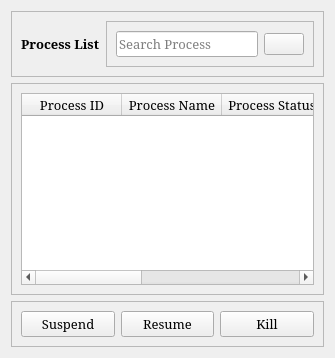
                <widget class="QWidget" name="process_list">
                 <layout class="QVBoxLayout" name="verticalLayout_6">
                  <item>
                   <widget class="QFrame" name="frame_8">
                    <property name="frameShape">
                     <enum>QFrame::StyledPanel</enum>
                    </property>
                    <property name="frameShadow">
                     <enum>QFrame::Raised</enum>
                    </property>
                    <layout class="QHBoxLayout" name="horizontalLayout_13">
                     <item>
                      <widget class="QLabel" name="label_88">
                       <property name="font">
                        <font>
                         <family>Constantia</family>
                         <pointsize>10</pointsize>
                         <bold>true</bold>
                        </font>
                       </property>
                       <property name="text">
                        <string>Process List</string>
                       </property>
                      </widget>
                     </item>
                     <item alignment="Qt::AlignRight">
                      <widget class="QFrame" name="frame_11">
                       <property name="frameShape">
                        <enum>QFrame::StyledPanel</enum>
                       </property>
                       <property name="frameShadow">
                        <enum>QFrame::Raised</enum>
                       </property>
                       <layout class="QHBoxLayout" name="horizontalLayout_14">
                        <item>
                         <widget class="QLineEdit" name="lineEdit">
                          <property name="font">
                           <font>
                            <family>Constantia</family>
                            <pointsize>10</pointsize>
                           </font>
                          </property>
                          <property name="placeholderText">
                           <string>Search Process</string>
                          </property>
                         </widget>
                        </item>
                        <item>
                         <widget class="QPushButton" name="pushButton_5">
                          <property name="text">
                           <string/>
                          </property>
                          <property name="icon">
                           <iconset resource="../static/res.qrc">
                            <normaloff>:/newPrefix/icons/icons/feather/search.svg</normaloff>:/newPrefix/icons/icons/feather/search.svg</iconset>
                          </property>
                          <property name="iconSize">
                           <size>
                            <width>20</width>
                            <height>20</height>
                           </size>
                          </property>
                         </widget>
                        </item>
                       </layout>
                      </widget>
                     </item>
                    </layout>
                   </widget>
                  </item>
                  <item>
                   <widget class="QFrame" name="frame_9">
                    <property name="frameShape">
                     <enum>QFrame::StyledPanel</enum>
                    </property>
                    <property name="frameShadow">
                     <enum>QFrame::Raised</enum>
                    </property>
                    <layout class="QVBoxLayout" name="verticalLayout_7">
                     <item>
                      <widget class="QTableWidget" name="tableWidget">
                       <property name="font">
                        <font>
                         <family>Constantia</family>
                         <pointsize>10</pointsize>
                        </font>
                       </property>
                       <column>
                        <property name="text">
                         <string>Process ID</string>
                        </property>
                        <property name="font">
                         <font>
                          <family>Constantia</family>
                          <pointsize>10</pointsize>
                         </font>
                        </property>
                       </column>
                       <column>
                        <property name="text">
                         <string>Process Name</string>
                        </property>
                        <property name="font">
                         <font>
                          <family>Constantia</family>
                          <pointsize>10</pointsize>
                         </font>
                        </property>
                       </column>
                       <column>
                        <property name="text">
                         <string>Process Status</string>
                        </property>
                        <property name="font">
                         <font>
                          <family>Constantia</family>
                          <pointsize>10</pointsize>
                         </font>
                        </property>
                       </column>
                       <column>
                        <property name="text">
                         <string>CPU_Percent</string>
                        </property>
                        <property name="font">
                         <font>
                          <family>Constantia</family>
                          <pointsize>10</pointsize>
                         </font>
                        </property>
                       </column>
                       <column>
                        <property name="text">
                         <string>Memory Info</string>
                        </property>
                        <property name="font">
                         <font>
                          <family>Constantia</family>
                          <pointsize>10</pointsize>
                         </font>
                        </property>
                       </column>
                      </widget>
                     </item>
                    </layout>
                   </widget>
                  </item>
                  <item alignment="Qt::AlignBottom">
                   <widget class="QFrame" name="frame_10">
                    <property name="frameShape">
                     <enum>QFrame::StyledPanel</enum>
                    </property>
                    <property name="frameShadow">
                     <enum>QFrame::Raised</enum>
                    </property>
                    <layout class="QHBoxLayout" name="horizontalLayout_15">
                     <item>
                      <widget class="QPushButton" name="pushButton_6">
                       <property name="font">
                        <font>
                         <family>Constantia</family>
                         <pointsize>10</pointsize>
                        </font>
                       </property>
                       <property name="text">
                        <string>Suspend</string>
                       </property>
                      </widget>
                     </item>
                     <item>
                      <widget class="QPushButton" name="pushButton_7">
                       <property name="font">
                        <font>
                         <family>Constantia</family>
                         <pointsize>10</pointsize>
                        </font>
                       </property>
                       <property name="text">
                        <string>Resume</string>
                       </property>
                      </widget>
                     </item>
                     <item>
                      <widget class="QPushButton" name="pushButton_8">
                       <property name="font">
                        <font>
                         <family>Constantia</family>
                         <pointsize>10</pointsize>
                        </font>
                       </property>
                       <property name="text">
                        <string>Kill</string>
                       </property>
                      </widget>
                     </item>
                    </layout>
                   </widget>
                  </item>
                 </layout>
                </widget>
